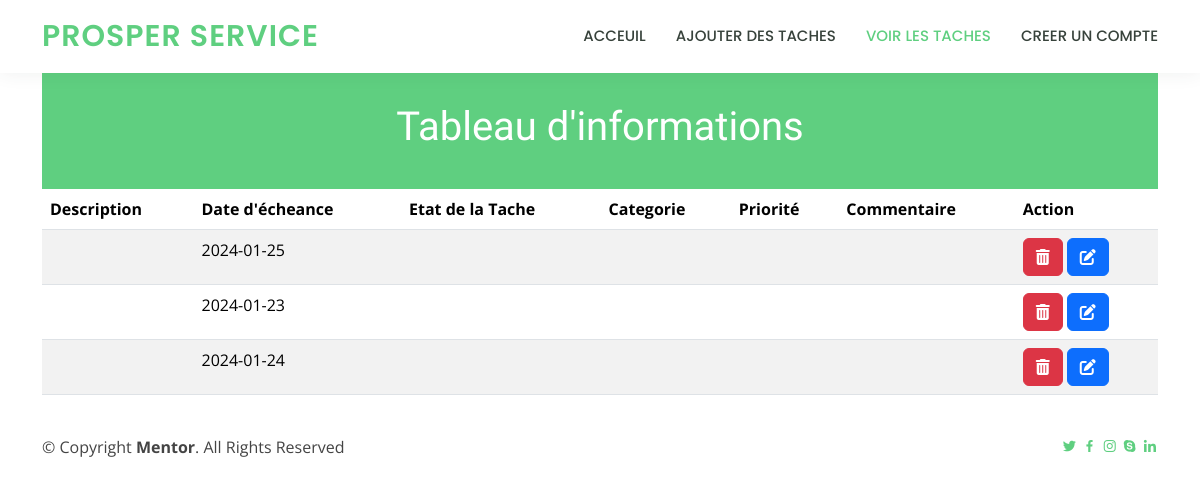
The app's page /admin.php, older data.
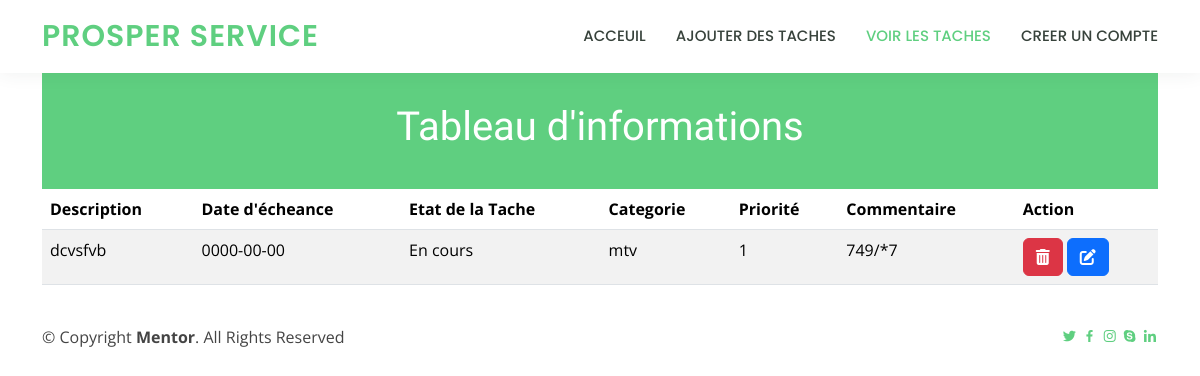
The same page, newer data.
### tables this page shows
CREATE TABLE `tache` (
  `id_tache` int(11) NOT NULL,
  `nom_tache` varchar(50) NOT NULL,
  `categorie_tache` varchar(30) NOT NULL,
  `description_tache` varchar(100) NOT NULL,
  `delai_tache` date NOT NULL,
  `date_echeance` date DEFAULT NULL,
  `etat_de_tache` varchar(30) DEFAULT NULL,
  `assignation` varchar(50) DEFAULT NULL,
  `priorite` int(11) DEFAULT NULL,
  `commentaire` text DEFAULT NULL,
  `description` varchar(200) NOT NULL
);

### admin.php (the view, shortened to what this page needs)
 <?php
$servername="localhost";
$username= "root";
$password="";
$dbname="ecole";
$conn= mysqli_connect($servername, $username, $password, $dbname);
?>
<!DOCTYPE html>
<html lang="en">
<head>
  <link href="assets/vendor/animate.css/animate.min.css" rel="stylesheet">
  <link href="assets/vendor/aos/aos.css" rel="stylesheet">
  <link href="assets/vendor/bootstrap/css/bootstrap.min.css" rel="stylesheet">
  <link href="assets/vendor/bootstrap-icons/bootstrap-icons.css" rel="stylesheet">
  <link href="assets/vendor/boxicons/css/boxicons.min.css" rel="stylesheet">
  <link href="assets/vendor/remixicon/remixicon.css" rel="stylesheet">
  <link href="assets/vendor/swiper/swiper-bundle.min.css" rel="stylesheet">
  <link rel="stylesheet" href="https://cdnjs.cloudflare.com/ajax/libs/font-awesome/6.0.0-beta3/css/all.min.css">
  <link href="assets/css/style.css" rel="stylesheet">
</head>
<body>
  <header id="header" class="fixed-top">
    <div class="container d-flex align-items-center">
    <h1 class="logo me-auto"><a href="index.php">PROSPER SERVICE</a></h1>
      <nav id="navbar" class="navbar order-last order-lg-0">
        <ul>
        <li><a href="index.php">ACCEUIL</a></li>
          <li><a href="signup.php">AJOUTER DES TACHES</a></li>
          <li><a class="active" href="admin.php">VOIR LES TACHES</a></li>
          <li><a href="connexion.php">CREER UN COMPTE</a></li>
        </ul>
      </nav>
    </div>
  </header>
  <main id="main">
    <div class="container mt-5">
    <div class="breadcrumbs">
      <div class="container">
        <h1>Tableau d'informations</h1>
      </div>
    </div>
      <table class="table table-striped">
          <thead>
              <tr>
                  <th>Description</th>
                  <th>Date d'écheance</th>
                  <th>Etat de la Tache</th>
                  <th>Categorie</th>
                  <th>Priorité</th>
                  <th>Commentaire</th>
                  <th>Action</th>
              </tr>
          </thead>
          <tbody>
          <?php
                $select_etudiant = "SELECT * from tache";
                $result_etudiant = $conn->query($select_etudiant);
                if($result_etudiant->num_rows > 0){
                    while($row_etudiant = $result_etudiant->fetch_assoc()) {
            ?>
                <tr>
                    <td><?= $row_etudiant['description']?></td>
                    <td><?= $row_etudiant['delai_tache']?></td>
                    <td><?= $row_etudiant['etat_de_tache']?></td>
                    <td><?= $row_etudiant['assignation']?></td>
                    <td><?= $row_etudiant['priorite']?></td>
                    <td><?= $row_etudiant['commentaire']?></td>
                    <td>
                    <a href="supprimer.php?id=<?php echo($row_etudiant['id_tache'])?>" class="btn btn-danger">
                        <i class="fas fa-trash-alt"></i>
                    </a>
                    <a href="update.php?id=<?= $row_etudiant['id_tache']?>" class="btn btn-primary">
                        <i class="fas fa-edit"></i>
                    </a>
                </td>
                </tr>
                <?php
                    }
                } else {
                }
                ?>
          </tbody>
      </table>
  </div>
    <div class="container d-md-flex py-4">
      <div class="me-md-auto text-center text-md-start">
        <div class="copyright">
          &copy; Copyright <strong><span>Mentor</span></strong>. All Rights Reserved
        </div>
      </div>
      <div class="social-links text-center text-md-right pt-3 pt-md-0">
        <a href="#" class="twitter"><i class="bx bxl-twitter"></i></a>
        <a href="#" class="facebook"><i class="bx bxl-facebook"></i></a>
        <a href="#" class="instagram"><i class="bx bxl-instagram"></i></a>
        <a href="#" class="google-plus"><i class="bx bxl-skype"></i></a>
        <a href="#" class="linkedin"><i class="bx bxl-linkedin"></i></a>
      </div>
    </div>
</body>
</html>

### assets/css/style.css (style rules this page uses)
body { font-family: "Open Sans", sans-serif; color: #444444; }
a { color: #5fcf80; text-decoration: none; }
h1, h2, h3, h4, h5, h6 { font-family: "Raleway", sans-serif; }
#header { background: #fff; transition: all 0.5s; z-index: 997; padding: 15px 0; box-shadow: 0px 0 18px rgba(55, 66, 59, 0.08); }
#header .logo { font-size: 30px; margin: 0; padding: 0; line-height: 1; font-weight: 600; letter-spacing: 1px; text-transform: uppercase; font-family: "Poppins", sans-serif; }
#header .logo a { color: #5fcf80; }
.navbar { padding: 0; }
.navbar ul { margin: 0; padding: 0; display: flex; list-style: none; align-items: center; }
.navbar li { position: relative; }
.navbar a, .navbar a:focus { display: flex; align-items: center; justify-content: space-between; padding: 10px 0 10px 30px; font-family: "Poppins", sans-serif; font-size: 15px; font-weight: 500; color: #37423b; white-space: nowrap; transition: 0.3s; }
.navbar a:hover, .navbar .active, .navbar .active:focus, .navbar li:hover>a { color: #5fcf80; }
.breadcrumbs { margin-top: 73px; text-align: center; background: #5fcf80; padding: 30px 0; color: #fff; }

Row changes from the older to the newer data that the page shows:
removed tache: delai_tache "2024-01-25"
removed tache: delai_tache "2024-01-23"
removed tache: delai_tache "2024-01-24"
added tache: description "dcvsfvb", delai_tache "0000-00-00", etat_de_tache "En cours", assignation "mtv", priorite "1", commentaire "749/*7"
